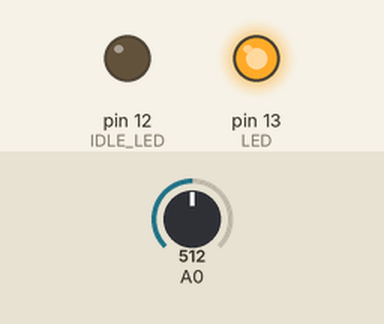
This sketch was run on a simulated Arduino Uno, built with avr-gcc and run on an emulated ATmega328P. Shown: output pins drawn as LEDs (lit = HIGH). The inputs (shaded band) are chosen by the test bench; at power-on: A0 = 512. What the sketch prints to the serial monitor is not drawn.

Above: at 0.16 s.
Timing chart, 0 to 1.8 s (numbered marks = the images above):
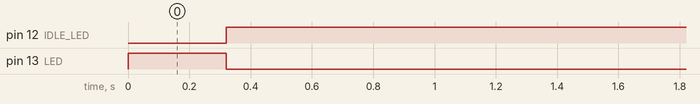

Measured:
- by itself, pin 12 (IDLE_LED): LOW → HIGH at 0.32 s
- by itself, pin 13 (LED): LOW → HIGH at 0.00 s, → LOW 0.32 s later

The sketch:

TechDemo.ino
```cpp
// ------------------------------------------------------------------------------------------- //
// -------------------------------------- Information ---------------------------------------- //
// ------------------------------------------------------------------------------------------- //
/*
  20141012 (Team) I Do Ino - Creative Engineering Class at SSU

  This program is prototype of Majik. (Algortihm Research)
*/

// ------------------------------------------------------------------------------------------- //
// -------------------------------------- Declaration ---------------------------------------- //
// ------------------------------------------------------------------------------------------- //
/*
  Cash Declaration
*/
int const N = 4;
double    cash_ori[N];
double    cash_dif[N];
void      c_init(void *cash);
void      c_assign(void *cash, int new_data);
double    c_getAverage(void *cash);

/*
  Detector Declaration
*/
boolean   state = false;
double    flag = 0.0;
double    threshold = 5.0;
boolean   isActive(double value);

/*
  Main Declaration
*/
int const LED = 13;
int const IDLE_LED = 12;
double    prev_byte = 0.0;
double    this_byte = 0.0;

// ------------------------------------------------------------------------------------------- //
// --------------------------------------- Main Part ----------------------------------------- //
// ------------------------------------------------------------------------------------------- //
int input_data; // Input Buffer
void setup()
{
  // Initialize Serial Port
  Serial.begin(9600);

  c_init(cash_ori);
  c_init(cash_dif);

  pinMode(LED, OUTPUT);
  pinMode(IDLE_LED, OUTPUT);
}

void loop()
{
  // Read Input Signal and Assign to the Cash
  input_data = analogRead(A0);
  c_assign(cash_ori, input_data);
  this_byte = c_getAverage(cash_ori);

  c_assign(cash_dif, this_byte-prev_byte);

  // LED Activation
  if(isActive(c_getAverage(cash_dif)))
  {
    digitalWrite(LED, HIGH);
    digitalWrite(IDLE_LED, LOW);
  }
  else
  {
    // Idle State
    digitalWrite(LED, LOW);
    digitalWrite(IDLE_LED, HIGH);
  }

  // Serial Export
  Serial.println(c_getAverage(cash_ori));
  prev_byte = this_byte;
  delay(10);
}

// ------------------------------------------------------------------------------------------- //
// -------------------------------------- Definition ----------------------------------------- //
// ------------------------------------------------------------------------------------------- //
/*
  Cash Definition
*/
void c_init(void *_cash)
{
  double *cash = (double *)_cash;
  for(int n=0; n<N; ++n)
  {
    cash[n] = 0.0;
  }
}

void c_assign(void *_cash, int new_data)
{
  // This moves datas in cash exactly one block.
  double *cash = (double *)_cash;
  for(int i=N-2; i>=0; --i)
  {
    cash[i+1] = cash[i];
  }
  cash[0] = new_data;
}

double c_getAverage(void *_cash)
{
  // This calculate the
  double *cash = (double *)_cash;
  double temp = 0.0;
  for(int i=0; i<N; ++i)
  {
    temp += cash[i]*(N-i)/N;
  }
  temp /= N*0.5;

  return temp;
}

/*
  Detector Definition
*/
boolean isActive(double value)
{
  if(state)
  {
    // Active -> Deactive
    if(abs(value) < threshold)
    {
      if(flag <= 0.1)
      {
        // Release Time End
        state = false;
        flag = 0.0;
      }
      else
      {
        // Being Released
        flag *= 0.9;
      }
    }
    else
    {
      // Recover
      flag = 1.0;
    }
  }
  else
  {
    // Deactive -> Active
    if(abs(value) >= threshold)
    {
      state = true;
      flag = 1.0;
    }
  }

  return state;
}
```
